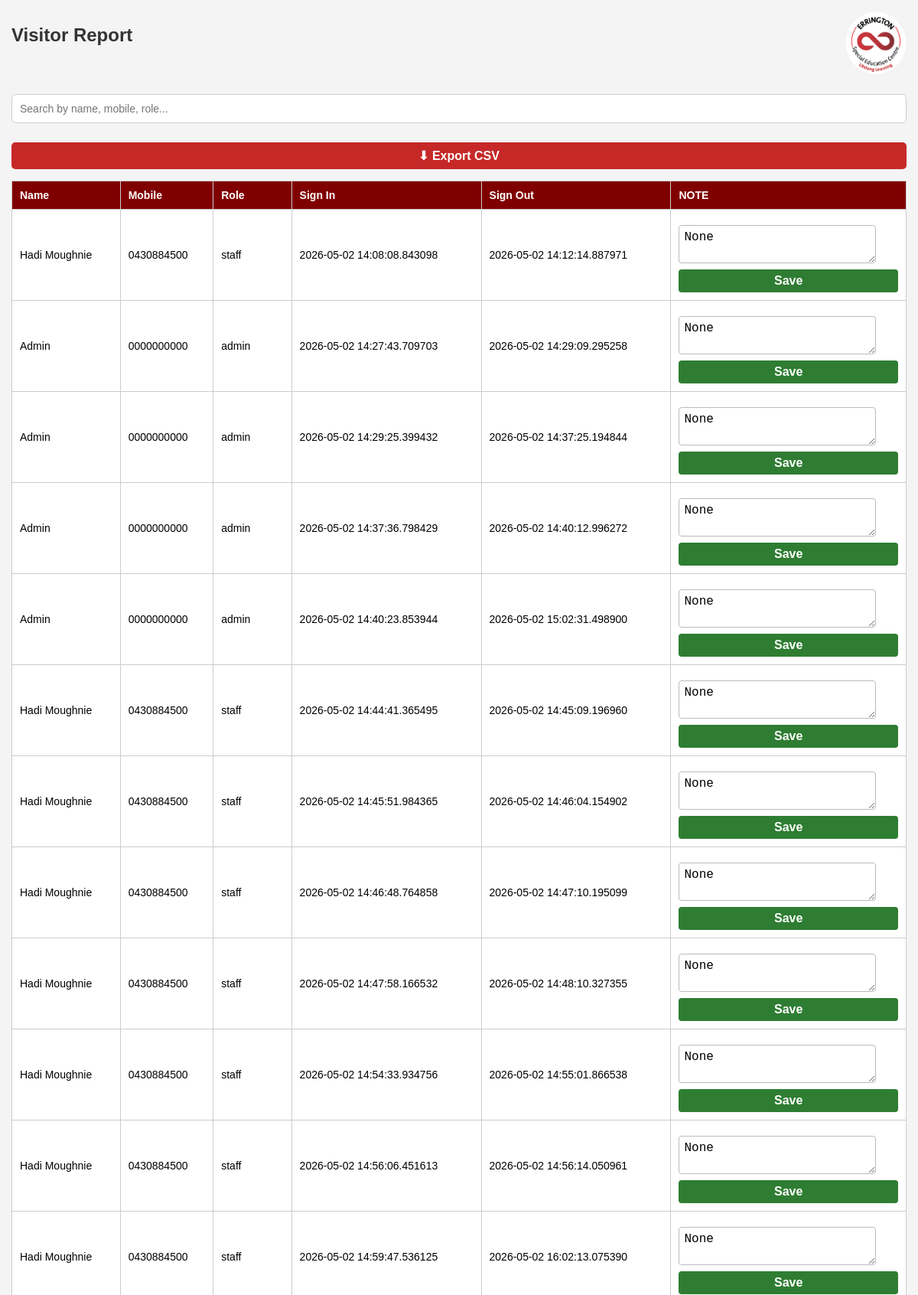
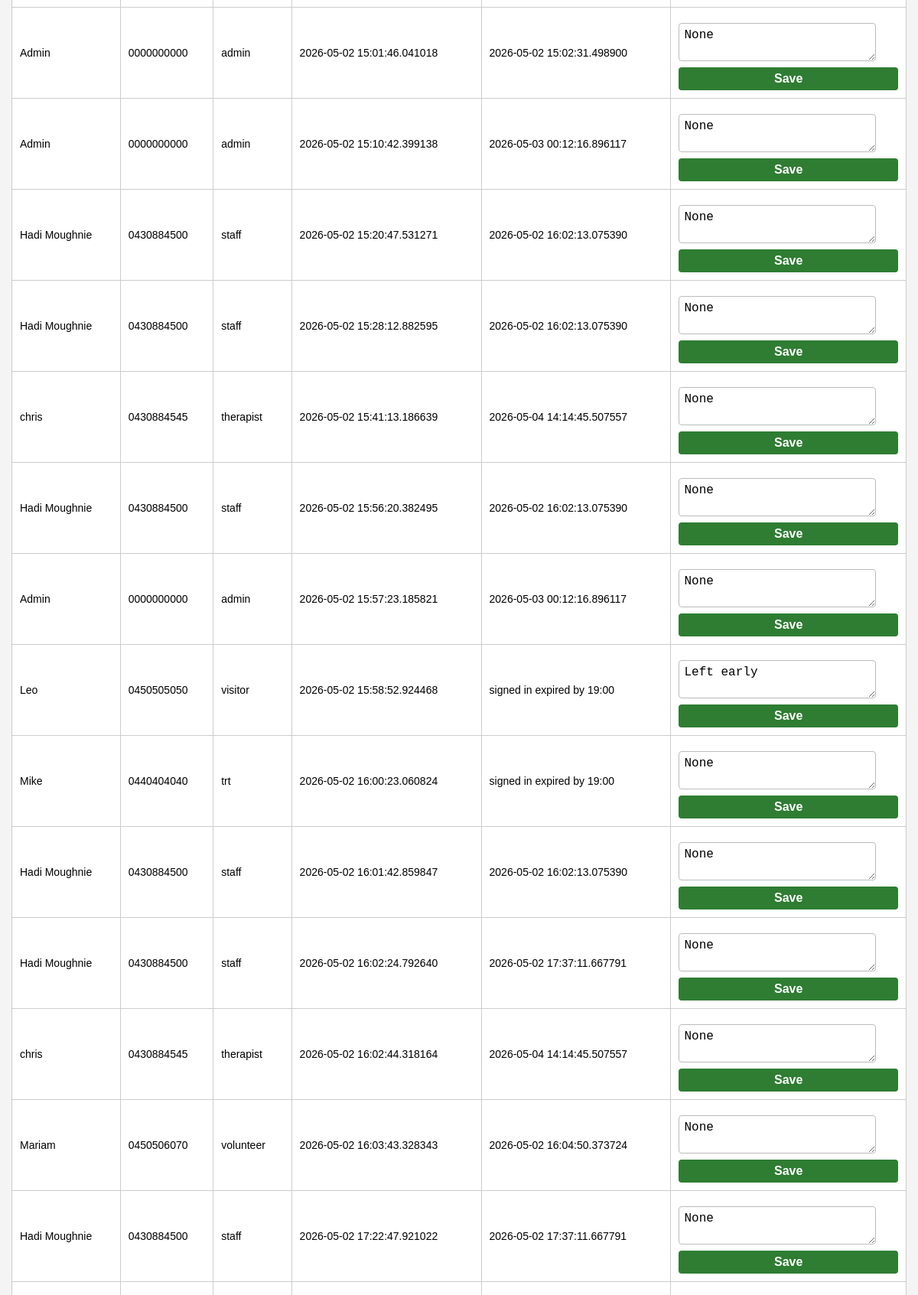
/report (signed in, upper part), run on the app's committed database (2 pictures, top to bottom).
### tables this page shows
CREATE TABLE logs (
            id INTEGER PRIMARY KEY AUTOINCREMENT,
            user_id INTEGER,
            sign_in TEXT,
            sign_out TEXT
        , note TEXT);

CREATE TABLE users (
            id INTEGER PRIMARY KEY AUTOINCREMENT,
            name TEXT,
            email TEXT UNIQUE,
            mobile TEXT UNIQUE,
            role TEXT,
            signature TEXT,
            accepted_terms INTEGER
        );

### app.py (the view)
@app.route('/report')
def report():
    auto_signout_expired_users()
    if session.get('role') != 'admin':
        return "Access denied"
    conn = get_db()
    c = conn.cursor()
    c.execute('''
        SELECT users.name,
               users.mobile,
               users.role,
               logs.sign_in,
               logs.sign_out,
               logs.note
        FROM logs
        JOIN users ON users.id = logs.user_id
    ''')
    data = c.fetchall()
    conn.close()
    return render_template("report.html", data=data)

### app.py (called while the page is built, shortened)
def get_db():
    conn = sqlite3.connect("database.db")
    conn.row_factory = sqlite3.Row
    return conn

def auto_signout_expired_users():
    conn = get_db()
    c = conn.cursor()
    now = datetime.now()
    today_7pm = now.replace(hour=19, minute=0, second=0, microsecond=0)
    conn.close()

### templates/report.html (shortened to what this page needs)
<!DOCTYPE html>
<html>
<head>
</head>
<body>
<div class="header">
    <h2>Visitor Report</h2>
    <img src="{{ url_for('static', filename='logo.png') }}" class="logo">
</div>
<div class="search-box">
    <input type="text" id="searchInput" placeholder="Search by name, mobile, role...">
</div>
<div class="export-buttons">
    <a href="/export/csv">
        <button>⬇ Export CSV</button>
    </a>
</div>
<table id="reportTable">
    <tr>
        <th>Name</th>
        <th>Mobile</th>
        <th>Role</th>
        <th>Sign In</th>
        <th>Sign Out</th>
        <th>NOTE</th>
    </tr>
    {% for row in data %}
    <tr>
        <td>{{ row[0] }}</td>
        <td>{{ row[1] }}</td>
        <td>{{ row[2] }}</td>
        <td>{{ row[3] }}</td>
        <td>{{ row[4] if row[4] else "Still Signed In" }}</td>
        <td>
            <form action="/save_note" method="POST">
                <textarea
                    name="note"
                    class="note-input"
                    rows="2"
                    placeholder="Add comment here..."
                >{{ row[5] if row|length > 5 else "" }}</textarea>
                <br>
                <button type="submit" class="save-btn">
                    Save
                </button>
            </form>
        </td>
    </tr>
    {% endfor %}
</table>
</body>
</html>

### templates/report.html (style rules this page uses)
* { margin:0; padding:0; box-sizing:border-box; }
body { font-family: Arial, sans-serif; background:#f4f4f4; padding:15px; }
h1,h2,h3 { text-align:center; margin-bottom:20px; color:#333; }
input, select, textarea, button { width:100%; padding:14px; margin-top:10px; border-radius:8px; border:1px solid #ccc; font-size:16px; }
button { background:#800000; color:white; border:none; cursor:pointer; font-weight:bold; }
a { text-decoration:none; }
table { width:100%; border-collapse:collapse; margin-top:15px; min-width:600px; }
table th, table td { border:1px solid #ccc; padding:10px; text-align:left; font-size:14px; }
table th { background:#800000; color:white; }
body { font-family: Arial; background-color: #f4f4f4; padding: 20px; margin: 0; }
.header { display: flex; justify-content: space-between; align-items: center; margin-bottom: 10px; }
.logo { width: 80px; }
h2 { margin: 0; }
.search-box { margin: 15px 0; }
.search-box input { width: 100%; padding: 10px; border-radius: 6px; border: 1px solid #ccc; font-size: 14px; }
.export-buttons { margin: 15px 0; }
.export-buttons a { text-decoration: none; margin-right: 10px; }
.export-buttons button { padding: 8px 12px; background-color: #c62828; color: white; border: none; cursor: pointer; border-radius: 5px; }
table { width: 100%; border-collapse: collapse; background: white; }
th, td { padding: 10px; border: 1px solid #ccc; text-align: center; vertical-align: middle; }
th { background-color: #c62828; color: white; }
.note-input { width: 90%; padding: 6px; border: 1px solid #bbb; border-radius: 4px; }
.save-btn { margin-top: 5px; padding: 6px 10px; background-color: #2e7d32; color: white; border: none; border-radius: 4px; cursor: pointer; }

### data on the page
logs: name "Hadi Moughnie", mobile "0430884500", role "staff", sign_in "2026-05-02 14:08:08.843098", sign_out "2026-05-02 14:12:14.887971", note "None"
logs: name "Admin", mobile "0000000000", role "admin", sign_in "2026-05-02 14:27:43.709703", sign_out "2026-05-02 14:29:09.295258", note "None"
logs: name "Admin", mobile "0000000000", role "admin", sign_in "2026-05-02 14:29:25.399432", sign_out "2026-05-02 14:37:25.194844", note "None"
logs: name "Admin", mobile "0000000000", role "admin", sign_in "2026-05-02 14:37:36.798429", sign_out "2026-05-02 14:40:12.996272", note "None"
logs: name "Admin", mobile "0000000000", role "admin", sign_in "2026-05-02 14:40:23.853944", sign_out "2026-05-02 15:02:31.498900", note "None"
logs: name "Hadi Moughnie", mobile "0430884500", role "staff", sign_in "2026-05-02 14:44:41.365495", sign_out "2026-05-02 14:45:09.196960", note "None"
logs: name "Hadi Moughnie", mobile "0430884500", role "staff", sign_in "2026-05-02 14:45:51.984365", sign_out "2026-05-02 14:46:04.154902", note "None"
logs: name "Hadi Moughnie", mobile "0430884500", role "staff", sign_in "2026-05-02 14:46:48.764858", sign_out "2026-05-02 14:47:10.195099", note "None"
logs: name "Hadi Moughnie", mobile "0430884500", role "staff", sign_in "2026-05-02 14:47:58.166532", sign_out "2026-05-02 14:48:10.327355", note "None"
logs: name "Hadi Moughnie", mobile "0430884500", role "staff", sign_in "2026-05-02 14:54:33.934756", sign_out "2026-05-02 14:55:01.866538", note "None"
logs: name "Hadi Moughnie", mobile "0430884500", role "staff", sign_in "2026-05-02 14:56:06.451613", sign_out "2026-05-02 14:56:14.050961", note "None"
logs: name "Hadi Moughnie", mobile "0430884500", role "staff", sign_in "2026-05-02 14:59:47.536125", sign_out "2026-05-02 16:02:13.075390", note "None"
logs: name "Admin", mobile "0000000000", role "admin", sign_in "2026-05-02 15:01:46.041018", sign_out "2026-05-02 15:02:31.498900", note "None"
logs: name "Admin", mobile "0000000000", role "admin", sign_in "2026-05-02 15:10:42.399138", sign_out "2026-05-03 00:12:16.896117", note "None"
logs: name "Hadi Moughnie", mobile "0430884500", role "staff", sign_in "2026-05-02 15:20:47.531271", sign_out "2026-05-02 16:02:13.075390", note "None"
logs: name "Hadi Moughnie", mobile "0430884500", role "staff", sign_in "2026-05-02 15:28:12.882595", sign_out "2026-05-02 16:02:13.075390", note "None"
logs: name "chris", mobile "0430884545", role "therapist", sign_in "2026-05-02 15:41:13.186639", sign_out "2026-05-04 14:14:45.507557", note "None"
logs: name "Hadi Moughnie", mobile "0430884500", role "staff", sign_in "2026-05-02 15:56:20.382495", sign_out "2026-05-02 16:02:13.075390", note "None"
logs: name "Admin", mobile "0000000000", role "admin", sign_in "2026-05-02 15:57:23.185821", sign_out "2026-05-03 00:12:16.896117", note "None"
logs: name "Leo", mobile "0450505050", role "visitor", sign_in "2026-05-02 15:58:52.924468", sign_out "signed in expired by 19:00", note "Left early"
logs: name "Mike", mobile "0440404040", role "trt", sign_in "2026-05-02 16:00:23.060824", sign_out "signed in expired by 19:00", note "None"
logs: name "Hadi Moughnie", mobile "0430884500", role "staff", sign_in "2026-05-02 16:01:42.859847", sign_out "2026-05-02 16:02:13.075390", note "None"
logs: name "Hadi Moughnie", mobile "0430884500", role "staff", sign_in "2026-05-02 16:02:24.792640", sign_out "2026-05-02 17:37:11.667791", note "None"
logs: name "chris", mobile "0430884545", role "therapist", sign_in "2026-05-02 16:02:44.318164", sign_out "2026-05-04 14:14:45.507557", note "None"
logs: name "Mariam", mobile "0450506070", role "volunteer", sign_in "2026-05-02 16:03:43.328343", sign_out "2026-05-02 16:04:50.373724", note "None"
logs: name "Hadi Moughnie", mobile "0430884500", role "staff", sign_in "2026-05-02 17:22:47.921022", sign_out "2026-05-02 17:37:11.667791", note "None"
